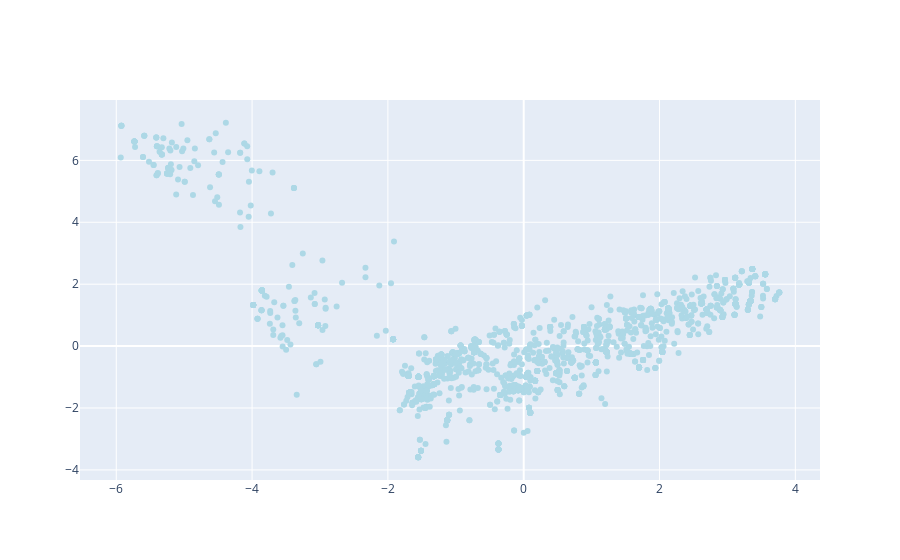

Notebook code for this chart:
### Code cell
data = [
    go.Scatter(
        x = pca_df.iloc[:2000,0].values,
        y = pca_df.iloc[:2000,1].values,
        text = pca_df.iloc[:2000,2].values,
        hoverinfo = 'text',
        marker = dict(
            color = 'lightblue'
        ),
        mode='markers',
        showlegend = False
    )
]

iplot(data, filename = "add-hover-text")

### Figure 1 — Plotly figure (JSON) as saved in the notebook; plotly's stock layout.template omitted (floating-point values rounded to 4 significant figures; data arrays with more than 128 entries replaced by an {"elided": "..."} marker saying what was removed)
{"data": [{"hoverinfo": "text", "marker": {"color": "lightblue"}, "mode": "markers", "showlegend": false, "text": {"elided": "2000 str values"}, "x": {"elided": "2000 float values"}, "y": {"elided": "2000 float values"}, "type": "scatter"}], "layout": {}}
